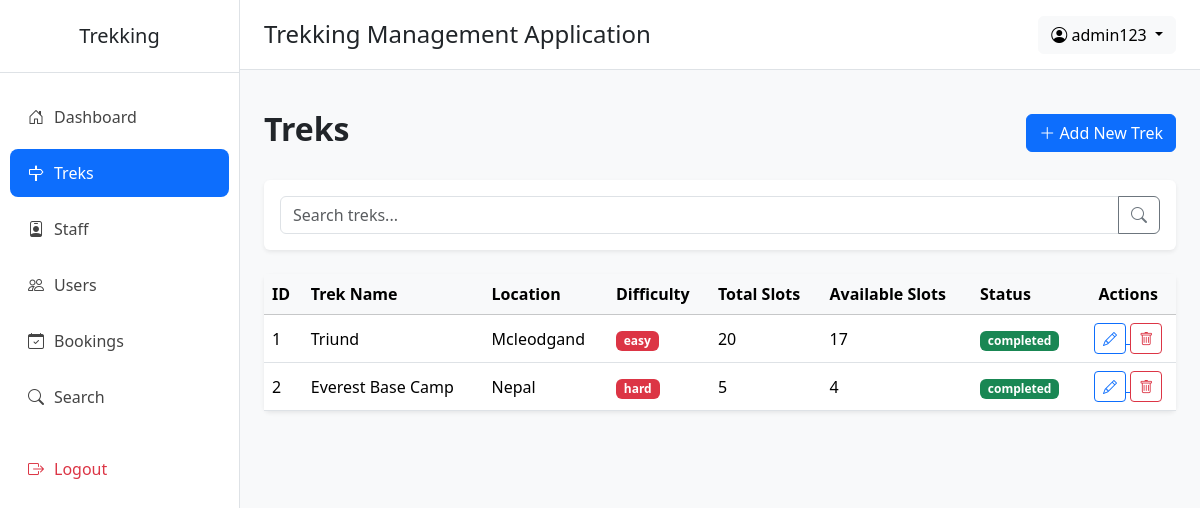
The app's page /admin/treks (signed in) with its own data.
### application/models.py (models this page shows)
class User(db.Model):
    __tablename__="users"
    id=db.Column(db.Integer(),primary_key=True,autoincrement=True)
    name=db.Column(db.String(),nullable=False)
    email=db.Column(db.String(),nullable=False,unique=True)
    phone=db.Column(db.String(),nullable=True)
    password=db.Column(db.String(),nullable=False)
    contact=db.Column(db.String(),nullable=True)
    role=db.Column(db.String(),default="user")       # admin | user | staff
    status=db.Column(db.String(),default="active")   # active | blacklisted | pending | rejected
    created_at=db.Column(db.DateTime(),server_default=db.func.now())
    updated_at=db.Column(db.DateTime(),server_default=db.func.now(),onupdate=db.func.now())
    staff_profile = db.relationship(
        "Staff",
        backref="user",
        uselist=False,
        foreign_keys="Staff.userid"
    )
    bookings = db.relationship(
        "Booking",
        backref="user",
        cascade="all, delete-orphan"
    )

class Trek(db.Model):
    __tablename__="treks"
    id = db.Column(db.Integer(),primary_key=True)
    name = db.Column(db.String(),nullable=False)
    location = db.Column(db.String(),nullable=False)
    price=db.Column(db.Integer(),nullable=False)
    difficulty = db.Column(db.String(),nullable=False) # Easy | Medium | Hard
    duration_days = db.Column(db.Integer(),nullable=False)
    total_slots = db.Column(db.Integer(),nullable=False)
    avl_slots = db.Column(db.Integer(),nullable=False)
    assigned_staff_id = db.Column(db.Integer(),db.ForeignKey("staff.id"),nullable=True)
    status = db.Column(db.String(),default="open") #  open | closed | started | completed
    start_date = db.Column(db.DateTime(),nullable=False)
    end_date = db.Column(db.DateTime(),nullable=False)
    desc = db.Column(db.String(),nullable=True)
    created_by = db.Column(db.Integer(),db.ForeignKey("users.id"),nullable=False)
    created_at = db.Column(db.DateTime(),server_default=db.func.now())
    updated_at = db.Column(db.DateTime(),server_default=db.func.now(),onupdate=db.func.now())
    bookings = db.relationship(
        "Booking",
        backref="trek",
        cascade="all, delete-orphan"
    )

### application/admin_routes.py (the view)
@app.route("/admin/treks")
def admin_trek():
    this_admin=User.query.filter_by(id=session["admin_id"]).first()
    all_treks=Trek.query.all()
    return render_template("admin/admin_treks.html",this_admin=this_admin,all_treks=all_treks)

### templates/admin/admin_treks.html (shortened to what this page needs)
{% extends "admin/base.html" %}
{% block content %}
    <div class="d-flex justify-content-between align-items-center mb-4">
        <h2 class="fw-bold">Treks</h2>
        <a href="/trek/add">
            <button class="btn btn-primary">
            <i class="bi bi-plus-lg"></i>
            Add New Trek
        </button>
    </a>
    </div>
    <div class="card shadow-sm border-0 mb-4">
        <div class="card-body">
            <form action="/search/trek" method="post">
            <div class="input-group">
                <input
                    type="text"
                    name="text"
                    class="form-control"
                    placeholder="Search treks..."
                >
                <button class="btn btn-outline-secondary">
                    <i class="bi bi-search"></i>
                </button>
            </div>
            </form>
        </div>
    </div>
    <div class="card shadow-sm border-0">
        <div class="card-body p-0">
            <table class="table table-hover align-middle mb-0">
                <thead class="table-light">
                    <tr>
                        <th>ID</th>
                        <th>Trek Name</th>
                        <th>Location</th>
                        <th>Difficulty</th>
                        <th>Total Slots</th>
                        <th>Available Slots</th>
                        <th>Status</th>
                        <th class="text-center">Actions</th>
                    </tr>
                </thead>
                <tbody>
                    {% for t in all_treks %}
                    <tr>
                        <td>{{t.id}}</td>
                        <td>{{t.name}}</td>
                        <td>{{t.location}}</td>
                        <td>
                            <span class="badge bg-danger">
                                {{t.difficulty}}
                            </span>
                        </td>
                        <td>{{t.total_slots}}</td>
                        <td>{{t.avl_slots}}</td>
                        <td>
                            <span class="badge bg-success">
                                {{t.status}}
                            </span>
                        </td>
                        <td class="text-center">
                            <a href="/edit/trek/{{t.id}}">
                            <button class="btn btn-sm btn-outline-primary">
                                <i class="bi bi-pencil"></i>
                            </button>
                            </a>
                            <a href="/delete/trek/{{t.id}}">
                            <button class="btn btn-sm btn-outline-danger">
                                <i class="bi bi-trash"></i>
                            </button>
                            </a>
                        </td>
                    </tr>
                    {% endfor %}
                </tbody>
            </table>
        </div>
    </div>
{% endblock %}

### templates/admin/base.html (shortened to what this page needs)
<!DOCTYPE html>
<html lang="en">
<head>
    <link href="https://cdn.jsdelivr.net/npm/bootstrap@5.3.8/dist/css/bootstrap.min.css" rel="stylesheet">
    <link href="https://cdn.jsdelivr.net/npm/bootstrap-icons@1.11.3/font/bootstrap-icons.css" rel="stylesheet">
</head>
<body>
<div class="d-flex">
    <div class="sidebar">
        <h5 class="text-center py-4 border-bottom">
            Trekking
        </h5>
        <ul class="nav flex-column mt-3">
            <li class="nav-item">
                <a class="nav-link {% if request.path == '/admin/dashboard' %}active{% endif %}" href="/admin/dashboard">
                    <i class="bi bi-house-door"></i>Dashboard
                </a>
            </li>
            <li class="nav-item">
                <a class="nav-link {% if '/admin/trek' in request.path %}active{% endif %}" href="/admin/treks">
                    <i class="bi bi-signpost"></i>Treks
                </a>
            </li>
            <li class="nav-item">
                <a class="nav-link {% if '/admin/staff' in request.path %}active{% endif %}" href="/admin/staff">
                    <i class="bi bi-person-badge"></i>Staff
                </a>
            </li>
            <li class="nav-item">
                <a class="nav-link {% if '/admin/users' in request.path %}active{% endif %}" href="/admin/users">
                    <i class="bi bi-people"></i>Users
                </a>
            </li>
            <li class="nav-item">
                <a class="nav-link {% if '/admin/all/booking' in request.path %}active{% endif %}" href="/admin/all/booking">
                    <i class="bi bi-calendar-check"></i>Bookings
                </a>
            </li>
            <li class="nav-item">
                <a class="nav-link {% if '/admin/search' in request.path %}active{% endif %} " href="/admin/search">
                    <i class="bi bi-search"></i>Search
                </a>
            </li>
            <li class="nav-item mt-3">
                <a class="nav-link text-danger" href="/logout">
                    <i class="bi bi-box-arrow-right"></i>Logout
                </a>
            </li>
        </ul>
    </div>
    <div class="flex-grow-1">
        <nav class="navbar topbar px-4">
            <h4 class="mb-0">
                Trekking Management Application
            </h4>
            <div class="dropdown">
                <button class="btn btn-light dropdown-toggle"
                        data-bs-toggle="dropdown">
                    <i class="bi bi-person-circle"></i>
                    {{ this_admin.name }}
                </button>
            </div>
        </nav>
        <div class="container-fluid p-4">
            {% block content %}
            {% endblock %}
        </div>
    </div>
</div>
</body>
</html>

### templates/admin/base.html (style rules this page uses)
body { background:#f8f9fa; overflow-x:hidden; }
.sidebar { width:240px; min-height:100vh; background:#fff; border-right:1px solid #dee2e6; }
.sidebar .nav-link { color:#444; padding:12px 18px; border-radius:8px; margin:4px 10px; font-weight:500; transition:.3s; }
.sidebar .nav-link:hover, .sidebar .nav-link.active { background:#0d6efd; color:white; }
.sidebar i { margin-right:10px; }
.topbar { background:#fff; border-bottom:1px solid #dee2e6; height:70px; }

### records on screen
User: name "admin123"
Trek: id "1", name "Triund", location "Mcleodgand", difficulty "easy", total_slots "20", avl_slots "17", status "completed"
Trek: id "2", name "Everest Base Camp", location "Nepal", difficulty "hard", total_slots "5", avl_slots "4", status "completed"
